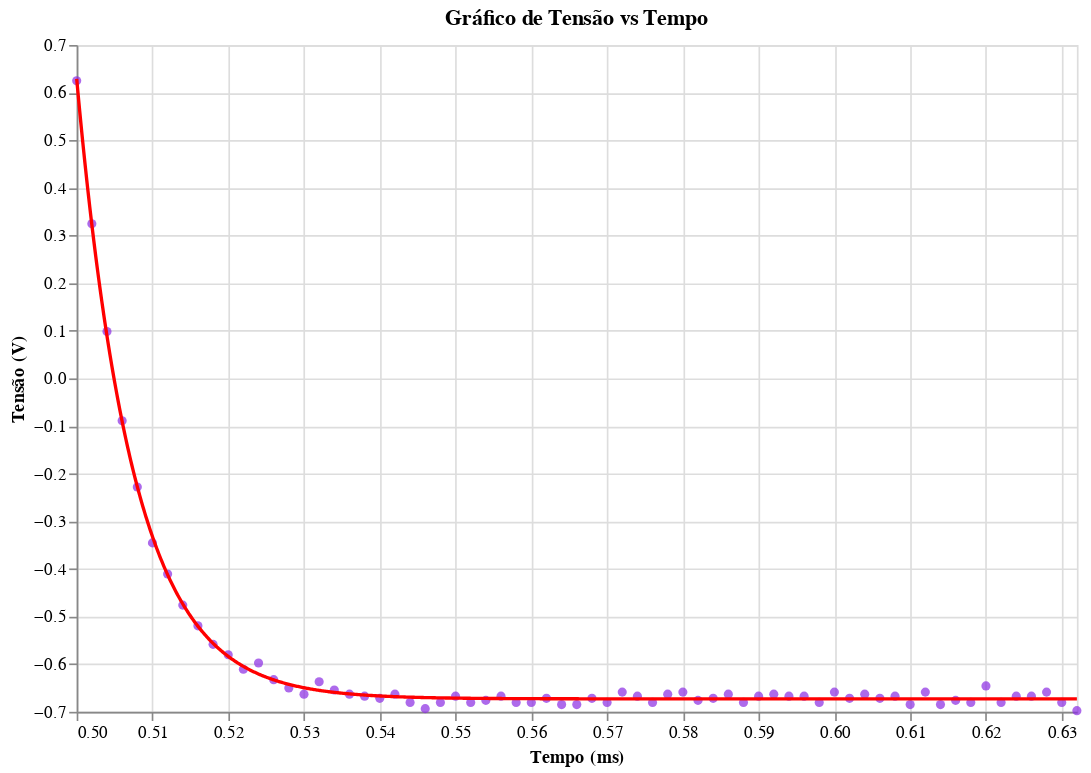

The notebook cell saved with this chart:
### Code cell
path = "RL-02.csv"
data = aj.slicing_data(path,[0.5,0.8],Rl=True)
data_regres, b,cov = aj.regres_exp(data,[0.5,0.8])
(aj.data_x_regression(data,data_regres)).display()

tal_dc = 1/(b*1000)

### Figure 1 — Vega-Lite specification as saved in the notebook (floating-point values rounded to 4 significant figures; data arrays with more than 128 entries replaced by an {"elided": "..."} marker saying what was removed)
{"config": {"view": {"continuousWidth": 300, "continuousHeight": 300}}, "layer": [{"data": {"name": "data-4148234e5b3ab33141792bebb90f6685"}, "mark": {"type": "circle", "color": "blueviolet"}, "encoding": {"x": {"field": "Time", "scale": {"domain": [0.5, 0.632]}, "title": "Tempo (ms)", "type": "quantitative"}, "y": {"field": "U_b", "title": "Tensão (V)", "type": "quantitative"}}, "title": "Gráfico de Tensão vs Tempo"}, {"data": {"name": "data-d272bebf786501d5a6b2755cc1d25cdc"}, "mark": {"type": "line", "color": "red"}, "encoding": {"x": {"field": "Time", "scale": {"domain": [0.5, 0.632]}, "title": "Tempo (ms)", "type": "quantitative"}, "y": {"field": "U_b", "title": "Tensão (V)", "type": "quantitative"}}, "title": "Gráfico de Tensão vs Tempo"}], "height": 400, "width": 600, "$schema": "https://vega.github.io/schema/vega-lite/v5.20.1.json", "datasets": {"data-4148234e5b3ab33141792bebb90f6685": [{"Time": 0.5, "U_y": 2.1, "U_b": 0.6248}, {"Time": 0.502, "U_y": -2.714, "U_b": 0.3245}, {"Time": 0.504, "U_y": -2.597, "U_b": 0.0984}, {"Time": 0.506, "U_y": -2.511, "U_b": -0.0888}, {"Time": 0.508, "U_y": -2.442, "U_b": -0.228}, {"Time": 0.51, "U_y": -2.394, "U_b": -0.3453}, {"Time": 0.512, "U_y": -2.355, "U_b": -0.4107}, {"Time": 0.514, "U_y": -2.338, "U_b": -0.476}, {"Time": 0.516, "U_y": -2.282, "U_b": -0.5195}, {"Time": 0.518, "U_y": -2.264, "U_b": -0.5584}, {"Time": 0.52, "U_y": -2.26, "U_b": -0.5803}, {"Time": 0.522, "U_y": -2.23, "U_b": -0.6107}, {"Time": 0.524, "U_y": -2.217, "U_b": -0.5976}, {"Time": 0.526, "U_y": -2.221, "U_b": -0.6325}, {"Time": 0.528, "U_y": -2.208, "U_b": -0.6499}, {"Time": 0.53, "U_y": -2.217, "U_b": -0.6629}, {"Time": 0.532, "U_y": -2.204, "U_b": -0.6368}, {"Time": 0.534, "U_y": -2.191, "U_b": -0.6541}, {"Time": 0.536, "U_y": -2.199, "U_b": -0.6629}, {"Time": 0.538, "U_y": -2.204, "U_b": -0.6672}, {"Time": 0.54, "U_y": -2.208, "U_b": -0.6717}, {"Time": 0.542, "U_y": -2.212, "U_b": -0.6629}, {"Time": 0.544, "U_y": -2.182, "U_b": -0.6803}, {"Time": 0.546, "U_y": -2.217, "U_b": -0.6933}, {"Time": 0.548, "U_y": -2.195, "U_b": -0.6803}, {"Time": 0.55, "U_y": -2.208, "U_b": -0.6672}, {"Time": 0.552, "U_y": -2.186, "U_b": -0.6803}, {"Time": 0.554, "U_y": -2.208, "U_b": -0.676}, {"Time": 0.556, "U_y": -2.195, "U_b": -0.6672}, {"Time": 0.558, "U_y": -2.191, "U_b": -0.6803}, {"Time": 0.56, "U_y": -2.195, "U_b": -0.6803}, {"Time": 0.562, "U_y": -2.199, "U_b": -0.6717}, {"Time": 0.564, "U_y": -2.173, "U_b": -0.6848}, {"Time": 0.566, "U_y": -2.204, "U_b": -0.6848}, {"Time": 0.568, "U_y": -2.191, "U_b": -0.6717}, {"Time": 0.57, "U_y": -2.208, "U_b": -0.6803}, {"Time": 0.572, "U_y": -2.208, "U_b": -0.6587}, {"Time": 0.574, "U_y": -2.23, "U_b": -0.6672}, {"Time": 0.576, "U_y": -2.204, "U_b": -0.6803}, {"Time": 0.578, "U_y": -2.204, "U_b": -0.6629}, {"Time": 0.58, "U_y": -2.195, "U_b": -0.6587}, {"Time": 0.582, "U_y": -2.212, "U_b": -0.676}, {"Time": 0.584, "U_y": -2.186, "U_b": -0.6717}, {"Time": 0.586, "U_y": -2.195, "U_b": -0.6629}, {"Time": 0.588, "U_y": -2.204, "U_b": -0.6803}, {"Time": 0.59, "U_y": -2.199, "U_b": -0.6672}, {"Time": 0.592, "U_y": -2.204, "U_b": -0.6629}, {"Time": 0.594, "U_y": -2.204, "U_b": -0.6672}, {"Time": 0.596, "U_y": -2.204, "U_b": -0.6672}, {"Time": 0.598, "U_y": -2.199, "U_b": -0.6803}, {"Time": 0.6, "U_y": -2.186, "U_b": -0.6587}, {"Time": 0.602, "U_y": -2.212, "U_b": -0.6717}, {"Time": 0.604, "U_y": -2.199, "U_b": -0.6629}, {"Time": 0.606, "U_y": -2.204, "U_b": -0.6717}, {"Time": 0.608, "U_y": -2.182, "U_b": -0.6672}, {"Time": 0.61, "U_y": -2.186, "U_b": -0.6848}, {"Time": 0.612, "U_y": -2.191, "U_b": -0.6587}, {"Time": 0.614, "U_y": -2.199, "U_b": -0.6848}, {"Time": 0.616, "U_y": -2.204, "U_b": -0.676}, {"Time": 0.618, "U_y": -2.217, "U_b": -0.6803}, {"Time": 0.62, "U_y": -2.182, "U_b": -0.6456}, {"Time": 0.622, "U_y": -2.199, "U_b": -0.6803}, {"Time": 0.624, "U_y": -2.199, "U_b": -0.6672}, {"Time": 0.626, "U_y": -2.199, "U_b": -0.6672}, {"Time": 0.628, "U_y": -2.182, "U_b": -0.6587}, {"Time": 0.63, "U_y": -2.212, "U_b": -0.6803}, {"Time": 0.632, "U_y": -2.186, "U_b": -0.6976}], "data-d272bebf786501d5a6b2755cc1d25cdc": {"elided": "1000 records"}}}
